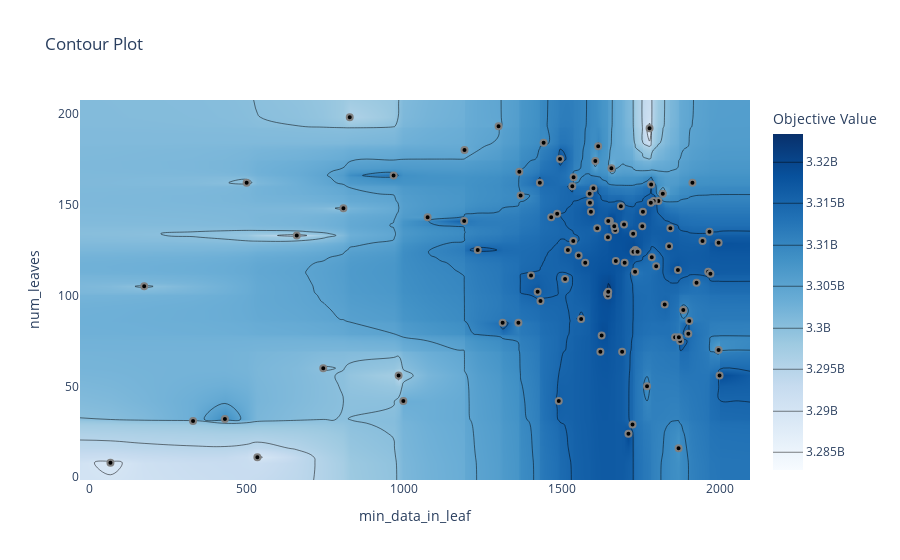

The code cell stored with this chart in its notebook:
### Code cell
plot_contour(study, params=['num_leaves','min_data_in_leaf'])
